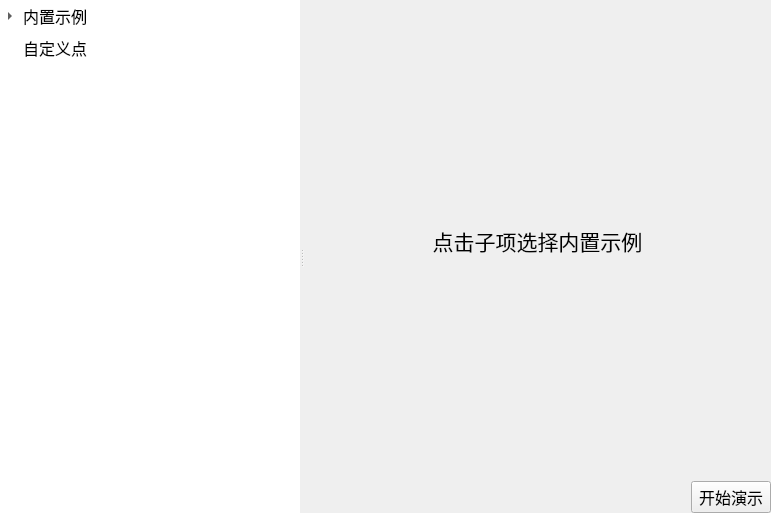
<?xml version="1.0" encoding="UTF-8"?>
<ui version="4.0">
 <class>TSPProWidget</class>
 <widget class="QWidget" name="TSPProWidget">
  <property name="geometry">
   <rect>
    <x>0</x>
    <y>0</y>
    <width>771</width>
    <height>513</height>
   </rect>
  </property>
  <property name="windowTitle">
   <string>Form</string>
  </property>
  <layout class="QVBoxLayout" name="verticalLayout_2">
   <property name="spacing">
    <number>0</number>
   </property>
   <property name="leftMargin">
    <number>0</number>
   </property>
   <property name="topMargin">
    <number>0</number>
   </property>
   <property name="rightMargin">
    <number>0</number>
   </property>
   <property name="bottomMargin">
    <number>0</number>
   </property>
   <item>
    <widget class="QSplitter" name="splitter">
     <property name="orientation">
      <enum>Qt::Horizontal</enum>
     </property>
     <widget class="QTreeWidget" name="tsp_treeWidget">
      <property name="minimumSize">
       <size>
        <width>300</width>
        <height>0</height>
       </size>
      </property>
      <property name="maximumSize">
       <size>
        <width>300</width>
        <height>16777215</height>
       </size>
      </property>
      <property name="styleSheet">
       <string notr="true">QTreeWidget#tsp_treeWidget {
	border: none;
}
QTreeWidget#tsp_treeWidget::item{
	height: 32px;
}</string>
      </property>
      <property name="headerHidden">
       <bool>true</bool>
      </property>
      <column>
       <property name="text">
        <string>问题选择</string>
       </property>
      </column>
      <item>
       <property name="text">
        <string>内置示例</string>
       </property>
       <property name="font">
        <font>
         <pointsize>12</pointsize>
        </font>
       </property>
       <item>
        <property name="text">
         <string>10</string>
        </property>
        <property name="font">
         <font>
          <pointsize>10</pointsize>
         </font>
        </property>
       </item>
       <item>
        <property name="text">
         <string>31</string>
        </property>
        <property name="font">
         <font>
          <pointsize>10</pointsize>
         </font>
        </property>
       </item>
      </item>
      <item>
       <property name="text">
        <string>自定义点</string>
       </property>
       <property name="font">
        <font>
         <pointsize>12</pointsize>
        </font>
       </property>
      </item>
     </widget>
     <widget class="QWidget" name="layoutWidget">
      <layout class="QVBoxLayout" name="verticalLayout">
       <property name="spacing">
        <number>0</number>
       </property>
       <item>
        <widget class="QStackedWidget" name="tsp_stackedWidget">
         <widget class="QWidget" name="GATspIntroW">
          <layout class="QVBoxLayout" name="verticalLayout_4">
           <item>
            <widget class="QLabel" name="label">
             <property name="font">
              <font>
               <pointsize>16</pointsize>
              </font>
             </property>
             <property name="text">
              <string>点击子项选择内置示例</string>
             </property>
             <property name="alignment">
              <set>Qt::AlignCenter</set>
             </property>
            </widget>
           </item>
          </layout>
         </widget>
         <widget class="QCustomPlot" name="TenTspW"/>
         <widget class="QCustomPlot" name="ThirtyOneTspW"/>
         <widget class="QWidget" name="UserDefTspW">
          <layout class="QVBoxLayout" name="verticalLayout_3">
           <property name="spacing">
            <number>20</number>
           </property>
           <property name="leftMargin">
            <number>0</number>
           </property>
           <property name="topMargin">
            <number>20</number>
           </property>
           <property name="rightMargin">
            <number>0</number>
           </property>
           <property name="bottomMargin">
            <number>0</number>
           </property>
           <item>
            <layout class="QGridLayout" name="gridLayout">
             <item row="0" column="0">
              <widget class="QLabel" name="label_2">
               <property name="font">
                <font>
                 <pointsize>12</pointsize>
                </font>
               </property>
               <property name="text">
                <string>点数:  </string>
               </property>
               <property name="alignment">
                <set>Qt::AlignRight|Qt::AlignTrailing|Qt::AlignVCenter</set>
               </property>
              </widget>
             </item>
             <item row="0" column="1">
              <widget class="QSpinBox" name="pointNums">
               <property name="focusPolicy">
                <enum>Qt::NoFocus</enum>
               </property>
               <property name="minimum">
                <number>10</number>
               </property>
               <property name="maximum">
                <number>60</number>
               </property>
              </widget>
             </item>
             <item row="1" column="0">
              <widget class="QLabel" name="label_3">
               <property name="font">
                <font>
                 <pointsize>12</pointsize>
                </font>
               </property>
               <property name="text">
                <string>&lt;html&gt;&lt;head/&gt;&lt;body&gt;&lt;p&gt;x&lt;span style=&quot; vertical-align:sub;&quot;&gt;min&lt;/span&gt;:  &lt;/p&gt;&lt;/body&gt;&lt;/html&gt;</string>
               </property>
               <property name="alignment">
                <set>Qt::AlignRight|Qt::AlignTrailing|Qt::AlignVCenter</set>
               </property>
              </widget>
             </item>
             <item row="1" column="1">
              <widget class="QSpinBox" name="xMin">
               <property name="minimum">
                <number>-5000</number>
               </property>
               <property name="maximum">
                <number>5000</number>
               </property>
              </widget>
             </item>
             <item row="2" column="0">
              <widget class="QLabel" name="label_4">
               <property name="font">
                <font>
                 <pointsize>12</pointsize>
                </font>
               </property>
               <property name="text">
                <string>&lt;html&gt;&lt;head/&gt;&lt;body&gt;&lt;p&gt;x&lt;span style=&quot; vertical-align:sub;&quot;&gt;max&lt;/span&gt;:  &lt;/p&gt;&lt;/body&gt;&lt;/html&gt;</string>
               </property>
               <property name="alignment">
                <set>Qt::AlignRight|Qt::AlignTrailing|Qt::AlignVCenter</set>
               </property>
              </widget>
             </item>
             <item row="2" column="1">
              <widget class="QSpinBox" name="xMax">
               <property name="minimum">
                <number>-5000</number>
               </property>
               <property name="maximum">
                <number>5000</number>
               </property>
              </widget>
             </item>
             <item row="3" column="0">
              <widget class="QLabel" name="label_5">
               <property name="font">
                <font>
                 <pointsize>12</pointsize>
                </font>
               </property>
               <property name="text">
                <string>&lt;html&gt;&lt;head/&gt;&lt;body&gt;&lt;p&gt;y&lt;span style=&quot; vertical-align:sub;&quot;&gt;min&lt;/span&gt;: &lt;/p&gt;&lt;/body&gt;&lt;/html&gt;</string>
               </property>
               <property name="alignment">
                <set>Qt::AlignRight|Qt::AlignTrailing|Qt::AlignVCenter</set>
               </property>
              </widget>
             </item>
             <item row="3" column="1">
              <widget class="QSpinBox" name="yMin">
               <property name="minimum">
                <number>-5000</number>
               </property>
               <property name="maximum">
                <number>5000</number>
               </property>
              </widget>
             </item>
             <item row="4" column="0">
              <widget class="QLabel" name="label_6">
               <property name="font">
                <font>
                 <pointsize>12</pointsize>
                </font>
               </property>
               <property name="text">
                <string>&lt;html&gt;&lt;head/&gt;&lt;body&gt;&lt;p&gt;y&lt;span style=&quot; vertical-align:sub;&quot;&gt;max&lt;/span&gt;:  &lt;/p&gt;&lt;/body&gt;&lt;/html&gt;</string>
               </property>
               <property name="alignment">
                <set>Qt::AlignRight|Qt::AlignTrailing|Qt::AlignVCenter</set>
               </property>
              </widget>
             </item>
             <item row="4" column="1">
              <widget class="QSpinBox" name="yMax">
               <property name="minimum">
                <number>-5000</number>
               </property>
               <property name="maximum">
                <number>5000</number>
               </property>
              </widget>
             </item>
            </layout>
           </item>
           <item>
            <spacer name="verticalSpacer">
             <property name="orientation">
              <enum>Qt::Vertical</enum>
             </property>
             <property name="sizeHint" stdset="0">
              <size>
               <width>20</width>
               <height>270</height>
              </size>
             </property>
            </spacer>
           </item>
          </layout>
         </widget>
        </widget>
       </item>
       <item>
        <layout class="QHBoxLayout" name="horizontalLayout">
         <item>
          <spacer name="horizontalSpacer">
           <property name="orientation">
            <enum>Qt::Horizontal</enum>
           </property>
           <property name="sizeHint" stdset="0">
            <size>
             <width>40</width>
             <height>20</height>
            </size>
           </property>
          </spacer>
         </item>
         <item>
          <spacer name="horizontalSpacer_2">
           <property name="orientation">
            <enum>Qt::Horizontal</enum>
           </property>
           <property name="sizeHint" stdset="0">
            <size>
             <width>40</width>
             <height>20</height>
            </size>
           </property>
          </spacer>
         </item>
         <item>
          <widget class="QPushButton" name="startDemo">
           <property name="font">
            <font>
             <pointsize>12</pointsize>
            </font>
           </property>
           <property name="text">
            <string>开始演示</string>
           </property>
          </widget>
         </item>
        </layout>
       </item>
      </layout>
     </widget>
    </widget>
   </item>
  </layout>
 </widget>
 <customwidgets>
  <customwidget>
   <class>QCustomPlot</class>
   <extends>QWidget</extends>
   <header>qcustomplot.h</header>
   <container>1</container>
  </customwidget>
 </customwidgets>
 <resources/>
 <connections/>
</ui>
